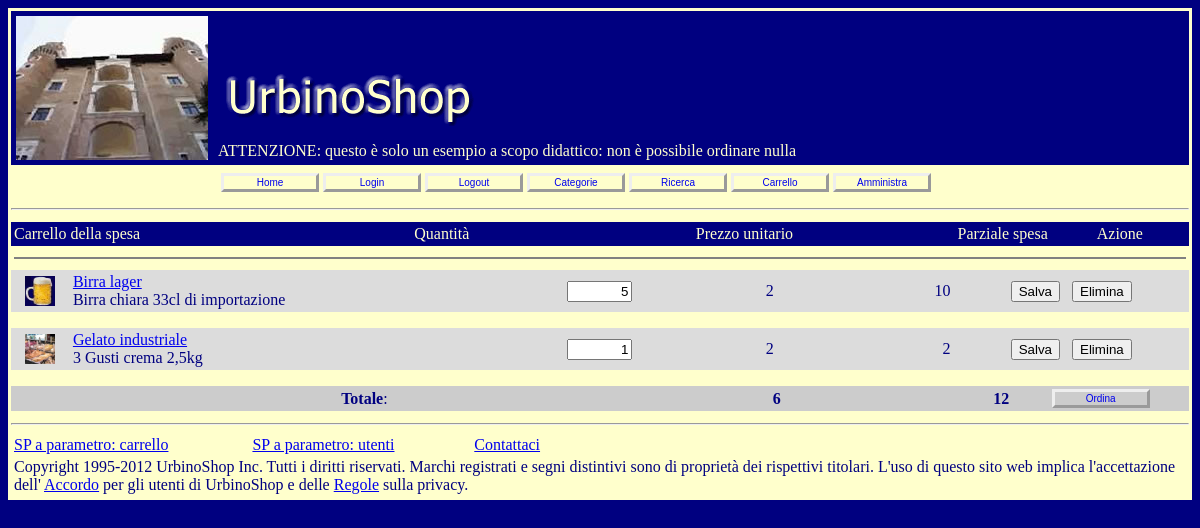
The page /utente_carrello.php (signed in) on the database its author committed.
### tables this page shows
CREATE TABLE IF NOT EXISTS `tblcarrello` (
  `IDutente` int(11) DEFAULT NULL,
  `IDprodotto` int(11) DEFAULT NULL,
  `Qta` smallint(6) DEFAULT NULL
);

CREATE TABLE IF NOT EXISTS `tblprodotto` (
  `IDprodotto` int(10) unsigned NOT NULL AUTO_INCREMENT,
  `IDcategoria` int(11) DEFAULT NULL,
  `Nome` varchar(25) DEFAULT NULL,
  `Descrizione` text,
  `Foto` varchar(50) DEFAULT NULL,
  `Prezzo` decimal(10,0) DEFAULT NULL,
  `Disponibile` varchar(20) DEFAULT NULL,
  PRIMARY KEY (`IDprodotto`)
);

### ssi/shop_mysqli_funzioni.php (called while the page is built, shortened)
<?php
function rst_apri($str_query, $contesto = "") {
    $contesto = "<strong>" . $contesto . "</strong> - ";
    $connessione = mysqli_connect(DB_SERVER,
                                    DB_UTENTE_NOME,
                                    DB_UTENTE_PW,
                                    DB_NOME)
                    or die($contesto
                            . "Problemi con la connessione al Server DB: "
                            . mysqli_connect_error() ."<br />");
    $rst = mysqli_query($connessione,
			$str_query)
            or die($contesto
                    . "Query fallita: "
                    . mysqli_error($connessione));
    return $rst;
};
function rst_dati_ass($rst_aperto) {
	$riga_dati = mysqli_fetch_array($rst_aperto,
					MYSQLI_ASSOC);
	return $riga_dati;
};
?>

### utente_carrello.php (the view, shortened to what this page needs)
<?php include("ssi/autentica.php"); ?>
<?php include("ssi/header.php"); ?>
<html>
  <table width="100%" border="0" cellspacing="0" cellpadding="3">
    <tr class="sfondo">
		<td colspan="2">
		    Carrello della spesa
        </td>
		<td align="center">
			Quantit&agrave;
		</td>
		<td align="right">
		    Prezzo unitario
		</td>
        <td align="right">
		    Parziale spesa
		</td>
        <td align="center" class="Titolo">Azione</td>
    </tr>
	<tr>
        <td align="center" colspan="6">
            <hr noshade>
        </td>
    </tr>
 </table>
<?php
function carrello_visualizza($utente_id) {
    include("ssi/shop_mysqli_funzioni.php");
    $sql = "SELECT A_Carrello.IDutente, A_Carrello.IDprodotto, A_Carrello.Qta,
                B_Prodotto.Nome, B_Prodotto.Descrizione, B_Prodotto.Foto,
                B_Prodotto.Prezzo
            FROM " . DB_TABELLA_PRODOTTO . " As B_Prodotto INNER JOIN "
                . DB_TABELLA_CARRELLO . " As A_Carrello
            ON B_Prodotto.IDprodotto = A_Carrello.IDprodotto
            WHERE A_Carrello.IDutente = $utente_id
            ORDER BY B_Prodotto.Nome";
    $spesa_totale = 0;
    $quantita_totale = 0;
    $dati = rst_apri($sql);
    while ($riga = rst_dati_ass($dati)) {
        $prodotto_codice = $riga["IDprodotto"];
        $prodotto_nome = $riga["Nome"];
        $prodotto_descrizione = $riga["Descrizione"];
        $prodotto_foto = $riga["Foto"];
        $prodotto_prezzo = $riga["Prezzo"];
        $prodotto_quantita = $riga["Qta"];
        $spesa_parziale = $prodotto_prezzo * $prodotto_quantita;
?>
<form name="frmCarrello<?php echo($prodotto_codice); ?>" method="get"
      action="utente_carrello_aggiorna.php">
  <table width="100%" border="0" cellspacing="0" cellpadding="3">
    <tr bgcolor="#DCDCDC">
        <td width="5%" align="center" bgcolor="#DCDCDC">
            <img src="<?php echo($prodotto_foto); ?>" name="image" width="30" height="30" />
        </td>
        <td width="40%">
            <a href="prodotto_dettagli.php?IDprodotto=<?php echo($prodotto_codice . '">' . $prodotto_nome); ?></a>
            <br>
            <?php echo($prodotto_descrizione); ?>
        </td>
        <td width="10%" align="center">
            <input name="txtQuantita" id="txtQuantita"
                    type="text" style="text-align:right"
                    value="<?php echo($prodotto_quantita); ?>"
                    size="5" maxlength="4" />
        </td>
        <td width="10%" align="right">
            <?php echo($prodotto_prezzo); ?>
        </td>
        <td width="15%" align="right">
            <?php echo($spesa_parziale); ?>
        </td>
        <td width="20%" align="center">
	        <input name="cmd" type="submit" id="cmd" value="Salva" />
            <input name="cmd" type="submit" id="cmd" value="Elimina" />
        </td>
    </tr>
    </table>
</form>
<?php
    };
    $sql = "SELECT spParzialiCarrello.IDutente,
                    Sum(spParzialiCarrello.Qta) AS TotaleQta,
                    Sum(spParzialiCarrello.Parziale) AS TotaleSpesa
            FROM (SELECT IDutente, Qta, Prezzo, Prezzo*Qta AS Parziale
            FROM " . DB_TABELLA_PRODOTTO . " As B_Prodotto INNER JOIN "
                    . DB_TABELLA_CARRELLO . " As A_Carrello
                    ON B_Prodotto.IDprodotto = A_Carrello.IDprodotto)
                    AS spParzialiCarrello
            GROUP BY spParzialiCarrello.IDutente
            HAVING spParzialiCarrello.IDutente = $utente_id";
    $dati = rst_apri($sql);
    if ($riga = rst_dati_ass($dati)) {
        $spesa_totale = $riga["TotaleSpesa"];
        $quantita_totale = $riga["TotaleQta"];
    }
?>
  <table width="100%" border="0" cellspacing="0" cellpadding="3">
   <tr valign="middle" bgcolor="#cccccc">
        <td width="60%" colspan="2" align="center" bgcolor="#cccccc">
            <strong>Totale</strong>:
        </td>
        <td width="10%" align="center">
            <strong><?php echo($quantita_totale); ?></strong>
        </td>
        <td width="15%" align="right" colspan="2">
            <strong><?php echo($spesa_totale); ?></strong>
        </td>
        <td width="15%" align="center">
            <a href="elaboraOrdine.asp" class="menu">Ordina</a>
        </td>
    </tr>
  </table>
<?php
}
carrello_visualizza($utente_codice);
include("ssi/footer.php");
?>

### generale.css (style rules this page uses)
body { background-color: Navy; color: Navy; }
tr.sfondo { background-color: Navy; color: #FFFFCC; }
a.menu:link, a.menu:visited { font-size: x-small; text-decoration : none; font-family : Arial, Helvetica, sans-serif; border-style : outset; padding : 1px; width : 90px; text-align : center; display : block; }

### rows shown on the page
tblcarrello: IDprodotto.Foto (picture), IDprodotto.Nome "Birra lager", IDprodotto.Descrizione "Birra chiara 33cl di importazione", txtQuantita "5", IDprodotto.Prezzo "2", spesa_parziale "10"
tblcarrello: IDprodotto.Foto (picture), IDprodotto.Nome "Gelato industriale", IDprodotto.Descrizione "3 Gusti crema 2,5kg", txtQuantita "1", IDprodotto.Prezzo "2"

### other values the page prints
$quantita_totale "6"
$spesa_totale "12"
